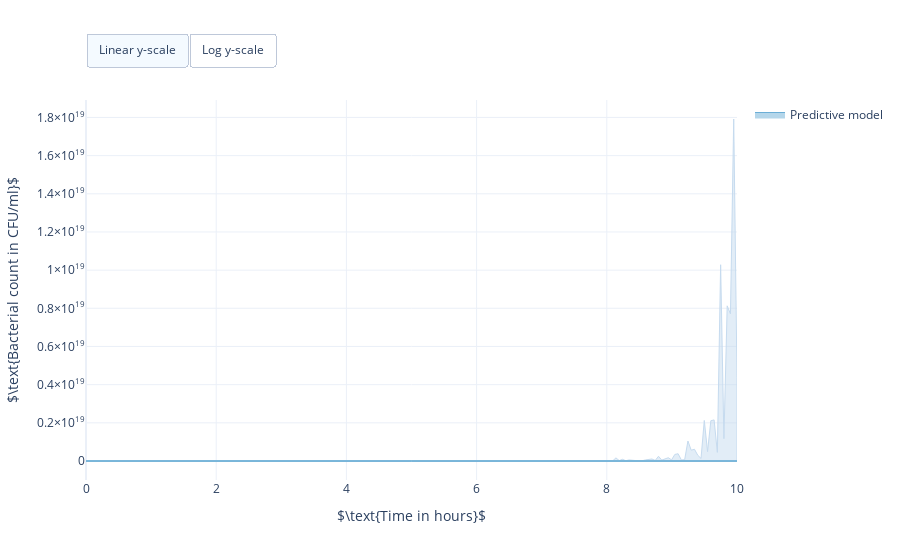

The code cell stored with this chart in its notebook:
### Markdown cell above
## Prior predictive check

1. Bounds parameters to realistic orders of magnitudes.
2. Checks that parameters within these bounds can lead to feasible bacterial
    count predictions.

### Code cell
# Define prior distribution
log_priors = [
    pints.UniformLogPrior(0, 1E6),      # Initial bacterial count in CFU/ml
    pints.UniformLogPrior(0, 1000),     # Adapted EC 50 in ng/ml
    pints.UniformLogPrior(0, 5),        # Growth rate in 1/h
    pints.UniformLogPrior(0, 5),        # Adapted max. kill rate in 1/h
    pints.UniformLogPrior(0, 1E-2),     # Wild type kill rate in ml/ng/h
    pints.UniformLogPrior(0, 1E-4),     # Mutation rate in ml/ng/h
    pints.UniformLogPrior(0, 3)]        # Sigma log Bacterial count
log_prior = pints.ComposedLogPrior(*log_priors)

# Compose prior predictive model
predictive_model = problem.get_predictive_model(exclude_pop_model=True)
prior_predictive_model = chi.PriorPredictiveModel(
    predictive_model, log_prior)

# Set dosing regimen (dose 10 mg is similar to ID 10)
prior_predictive_model.set_dosing_regimen(dose=10000, start=4, period=6, num=5)

# Sample from prior predictive model
n_samples = 100
times = np.linspace(0, 10, num=200)
samples = prior_predictive_model.sample(times, n_samples)

# Illustrate prior predictive model
fig = chi.plots.PDPredictivePlot()
fig.add_prediction(
    data=samples,
    biomarker='Bacterial count in CFU/ml',
    bulk_probs=[0.3, 0.6, 0.9])
fig.set_axis_labels(
    xlabel=r'$\text{Time in hours}$',
    ylabel=r'$\text{Bacterial count in CFU/ml}$')
fig.show()

### Figure 1 — Plotly figure (JSON) as saved in the notebook; plotly's stock layout.template omitted (floating-point values rounded to 4 significant figures; data arrays with more than 128 entries replaced by an {"elided": "..."} marker saying what was removed)
{"data": [{"fill": "toself", "hoverinfo": "text", "legendgroup": "Model prediction", "line": {"color": "rgb(198,219,239)", "width": 1}, "name": "Predictive model", "showlegend": false, "text": "0.9 Bulk", "type": "scatter", "x": {"elided": "400 float values"}, "y": {"elided": "400 float values"}}, {"fill": "toself", "hoverinfo": "text", "legendgroup": "Model prediction", "line": {"color": "rgb(158,202,225)", "width": 1}, "name": "Predictive model", "showlegend": false, "text": "0.6 Bulk", "type": "scatter", "x": {"elided": "400 float values"}, "y": {"elided": "400 float values"}}, {"fill": "toself", "hoverinfo": "text", "legendgroup": "Model prediction", "line": {"color": "rgb(107,174,214)", "width": 1}, "name": "Predictive model", "showlegend": true, "text": "0.3 Bulk", "type": "scatter", "x": {"elided": "400 float values"}, "y": {"elided": "400 float values"}}], "layout": {"autosize": true, "updatemenus": [{"buttons": [{"args": [{"yaxis.type": "linear"}], "label": "Linear y-scale", "method": "relayout"}, {"args": [{"yaxis.type": "log"}], "label": "Log y-scale", "method": "relayout"}], "direction": "left", "pad": {"r": 0, "t": -10}, "showactive": true, "type": "buttons", "x": 0, "xanchor": "left", "y": 1.15, "yanchor": "top"}], "xaxis": {"title": {"text": "$\\text{Time in hours}$"}}, "yaxis": {"title": {"text": "$\\text{Bacterial count in CFU/ml}$"}}}}
